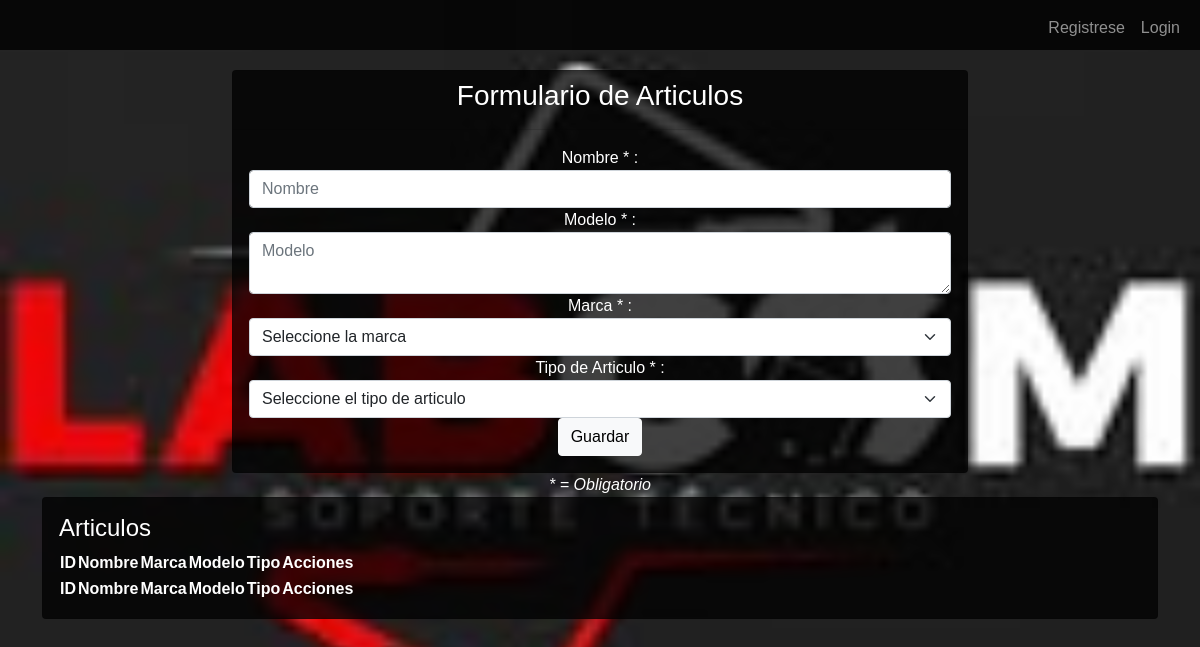
/articulos.php, run on an earlier commit of the app's database.
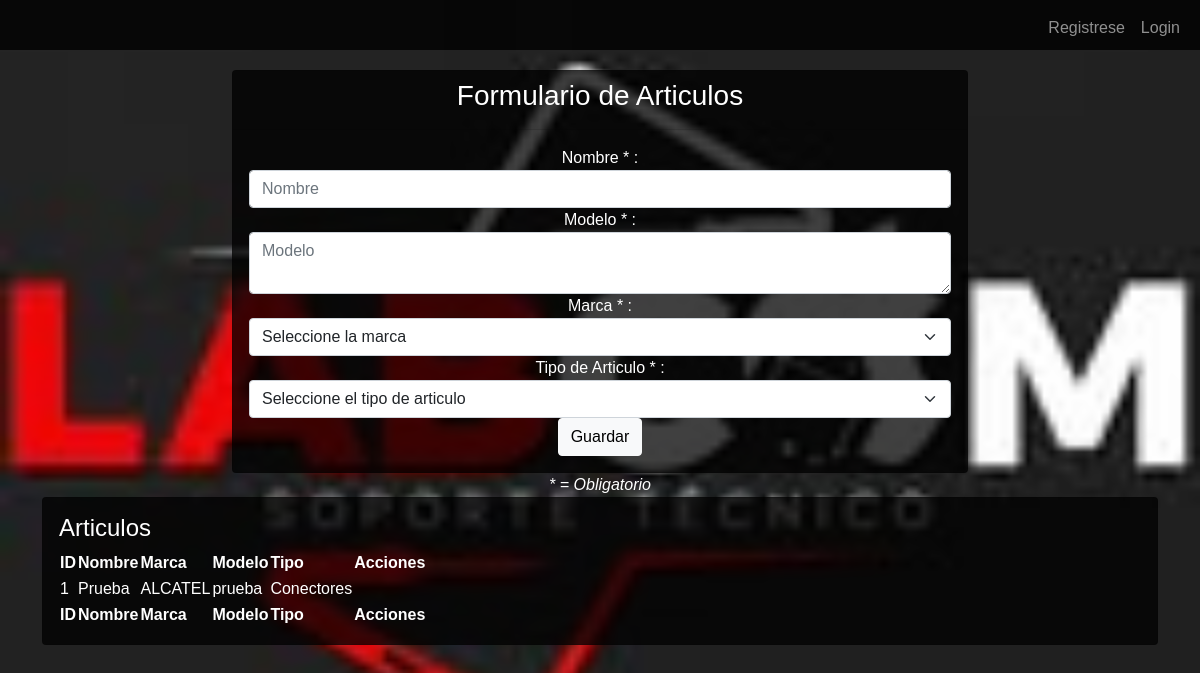
And on a later commit of the database.
### tables this page shows
CREATE TABLE `articulo` (
  `id` int(11) NOT NULL,
  `nombre` text NOT NULL,
  `id_tipoarticulo` int(11) NOT NULL,
  `id_marca` int(11) NOT NULL,
  `modelo` text NOT NULL
);

CREATE TABLE `marca_equipo` (
  `id` int(11) NOT NULL,
  `nombre` text NOT NULL,
  `descripcion` text NOT NULL
);

CREATE TABLE `tipo_articulo` (
  `id` int(11) NOT NULL,
  `nombre` text NOT NULL,
  `descripcion` text NOT NULL
);

### articulos.php (the view, shortened to what this page needs)
<?php
include('header.php');
$select_articulos = mysqli_query($conexion, "SELECT * FROM articulo");
?>
   <div class="container">
      <div class="row dashboard">
         <div class="col">
            <form id="articulos" name="articulos" accept-charset="UTF-8">
               <div class="row justify-content-center">
                  <div class="col-md-8 text-center margin-forms">
                     <div class="card">
                        <div class="card-header">
                           <h3> Formulario de Articulos </h3>
                        </div>
                        <div class="card-body">
                           <div class="row">
                              <div class="col-md-12 text-center">
                                 <label for="nombre">Nombre * :</label>
                                 <input type="text" id="nombre" name="nombre" class="form-control" placeholder="Nombre">
                              </div>
                           </div>
                           <div class="row">
                              <div class="col-md-12 text-center">
                                 <label for="modelo">Modelo * :</label>
                                 <textarea id="modelo" name="modelo" class="form-control" placeholder="Modelo" ></textarea>
                              </div>
                           </div>
                           <div class="row">
                              <div class="col text-center margin-forms">
                              <label for="marca">Marca * :</label>
                                 <select class="form-select"  id="marca" name="marca" aria-label="Default select example">
                                    <option value="">Seleccione la marca</option>
                                 </select>
                              </div>
                           </div>
                           <div class="row">
                              <div class="col text-center margin-forms">
                              <label for="tipo_articulo">Tipo de Articulo * :</label>
                                 <select class="form-select"  id="tipo_articulo" name="tipo_articulo" aria-label="Default select example">
                                    <option value="">Seleccione el tipo de articulo</option>
                                 </select>
                              </div>
                           </div>
                           <div class="row">
                              <div class="col text-center">
                                 <button type="submit" id="btn-register" name="register" value="" class="btn btn-light">Guardar</button>
                              </div>
                           </div>
                        </div>
                     </div>
                     <i>* = Obligatorio</i>
                  </div>
               </div>
            </form>
         </div>
      </div>
      <div class="row">
        <div class="col-md-12">
          <div class="card mb-4 form-card">
            <div class="card-body">
              <h4>Articulos</h4>
              <div class="table-responsive">
                <table id="tabla_articulos" class="display">
                  <thead>
                    <tr>
                      <th>ID</th>
                      <th>Nombre</th>
                      <th>Marca</th>
                      <th>Modelo</th>
                      <th>Tipo</th>
                      <th>Acciones</th>
                    </tr>
                  </thead>
                  <tbody>
                    <?php
                     while($row_articulo = mysqli_fetch_array($select_articulos)){
                        $select_marca_equipo_id = mysqli_query($conexion, "SELECT * FROM marca_equipo WHERE id=".$row_articulo['id_marca']);
                        $tipo_articulo_id = mysqli_query($conexion, "SELECT * FROM tipo_articulo WHERE id=".$row_articulo['id_tipoarticulo']);
                        $row_marca = mysqli_fetch_array($select_marca_equipo_id);
                        $row_tipo_articulo = mysqli_fetch_array($tipo_articulo_id);
                        echo "<tr><td>".$row_articulo['id']."</td><td>".$row_articulo['nombre']."</td><td>".$row_marca['nombre']."</td><td>".$row_articulo['modelo']."</td><td>".$row_tipo_articulo['nombre']."</td><td></td></tr>";
                    }
                    ?>
                  </tbody>
                  <tfoot>
                    <tr>
                      <th>ID</th>
                      <th>Nombre</th>
                      <th>Marca</th>
                      <th>Modelo</th>
                      <th>Tipo</th>
                      <th>Acciones</th>
                    </tr>
                  </tfoot>
                </table>
              </div>
            </div>
          </div>
        </div>
      </div>
   </div>
<?php include('footer.php'); ?>

### header.php (shortened to what this page needs)
<!DOCTYPE html>
<html lang="es">
<head>
  <link href="assets/css/bootstrap.min.css" rel="stylesheet">
  <link rel="stylesheet" href="https://use.fontawesome.com/releases/v5.6.3/css/all.css">
  <link href="assets/css/jquery.dm-uploader.min.css" rel="stylesheet">
  <link href="assets/css/datatables.min.css" rel="stylesheet">
  <link href="assets/css/jquery.datetimepicker.css" rel="stylesheet"/>
  <link href="assets/css/styles.css" rel="stylesheet">
</head>
<body>
<main class="main-wrap">
<div id="wrap">
  <header>
  <nav class="navbar navbar-expand-lg navbar-dark bg-transparent fixed-top">
  <div class="container-fluid">
    <div class="collapse navbar-collapse " id="navbarSupportedContent">
      <ul class="nav navbar-nav ms-auto w-100 justify-content-end">
<?php if($_SESSION['logat'] == 1):
        if($_SESSION['user']['id_tipo'] == 1): ?>
          <li><a class="nav-link">Bienvenido, <strong><?php echo $_SESSION['user']['nombre']; ?></strong></a></li>
          <a class="nav-link hover-underline-animation" aria-current="page" href="articulos.php"  id=""> Articulos </a>
          <a class="nav-link hover-underline-animation" aria-current="page" href="tipo_articulo.php"  id=""> Tipo de Articulo </a>
          <a class="nav-link hover-underline-animation" aria-current="page" href="equipos.php"  id=""> Equipos </a>
          <a class="nav-link hover-underline-animation" aria-current="page" href="marcas.php"  id=""> Marcas </a>
          <a class="nav-link hover-underline-animation" aria-current="page" href="usuarios.php"  id=""> Usuarios </a>
          <a class="nav-link hover-underline-animation" aria-current="page" href="ingreso.php"  id=""> Ingreso </a>
          <a class="nav-link hover-underline-animation" aria-current="page" href="salida.php"  id=""> Salida </a>
          <li><a class="nav-link hover-underline-animation" href="log_out.php">Log out</a></li>
<?php   elseif($_SESSION['user']['id_tipo'] == 2): ?>
          <li><a class="nav-link">Bienvenido, <strong><?php echo $_SESSION['user']['nombre']; ?></strong></a></li>
          <li><a class="nav-link hover-underline-animation" href="log_out.php">Log Out</a></li>
<?php   elseif($_SESSION['user']['id_tipo'] == 3): ?>
          <li><a class="nav-link">Bienvenido, <strong><?php echo $_SESSION['user']['nombre']; ?></strong></a></li>
          <li><a class="nav-link hover-underline-animation" href="log_out.php">Log Out</a></li>
<?php   endif; ?>
<?php else: ?>
            <li><a class="nav-link hover-underline-animation" href="registro.php">Registrese</a></li>
            <li><a class="nav-link hover-underline-animation" href="login.php">Login</a></li>
<?php endif; ?>
      </ul>
    </div>
  </div>
  </nav>
  </header>

### footer.php (shortened to what this page needs)
  </div>
</main>
</body>
</html>

### assets/css/styles.css (style rules this page uses)
body { margin: 0; background: url('../imagenes/labcom.jpg') no-repeat center center fixed; background-size: cover; font-family: sans-serif; color: #fff; }
header { position: fixed; top: 0; width: 100%; background-color: rgba(0, 0, 0, 0.8); z-index: 999; padding: 10px 0; text-align: center; height: 50px; }
.form-card, .card { background-color: rgba(0, 0, 0, 0.75) !important; color: #fff; }
.table-responsive { max-height: 400px; overflow-y: auto; }
.dashboard { margin-top: 70px; }

What changed in the data, as far as the page shows it:
added articulo: id "1", nombre "Prueba", marca_equipo.nombre "ALCATEL", modelo "prueba", tipo_articulo.nombre "Conectores"
